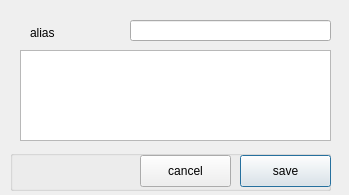
<?xml version="1.0" encoding="UTF-8"?>
<ui version="4.0">
 <class>Dialog</class>
 <widget class="QDialog" name="Dialog">
  <property name="geometry">
   <rect>
    <x>0</x>
    <y>0</y>
    <width>349</width>
    <height>195</height>
   </rect>
  </property>
  <property name="windowTitle">
   <string>global pathway</string>
  </property>
  <widget class="QLabel" name="label_18">
   <property name="geometry">
    <rect>
     <x>30</x>
     <y>25</y>
     <width>121</width>
     <height>16</height>
    </rect>
   </property>
   <property name="text">
    <string>alias</string>
   </property>
  </widget>
  <widget class="QLineEdit" name="txt_alias">
   <property name="geometry">
    <rect>
     <x>130</x>
     <y>20</y>
     <width>201</width>
     <height>21</height>
    </rect>
   </property>
   <property name="text">
    <string/>
   </property>
  </widget>
  <widget class="QTextBrowser" name="txt_name">
   <property name="geometry">
    <rect>
     <x>20</x>
     <y>50</y>
     <width>311</width>
     <height>91</height>
    </rect>
   </property>
  </widget>
  <widget class="QGroupBox" name="groupBox_3">
   <property name="geometry">
    <rect>
     <x>10</x>
     <y>150</y>
     <width>321</width>
     <height>41</height>
    </rect>
   </property>
   <property name="title">
    <string/>
   </property>
   <property name="flat">
    <bool>true</bool>
   </property>
   <widget class="QPushButton" name="btn_cancel">
    <property name="geometry">
     <rect>
      <x>130</x>
      <y>5</y>
      <width>91</width>
      <height>32</height>
     </rect>
    </property>
    <property name="text">
     <string>cancel</string>
    </property>
   </widget>
   <widget class="QPushButton" name="btn_save">
    <property name="geometry">
     <rect>
      <x>230</x>
      <y>5</y>
      <width>91</width>
      <height>32</height>
     </rect>
    </property>
    <property name="text">
     <string>save</string>
    </property>
    <property name="default">
     <bool>true</bool>
    </property>
   </widget>
  </widget>
 </widget>
 <resources/>
 <connections/>
</ui>
